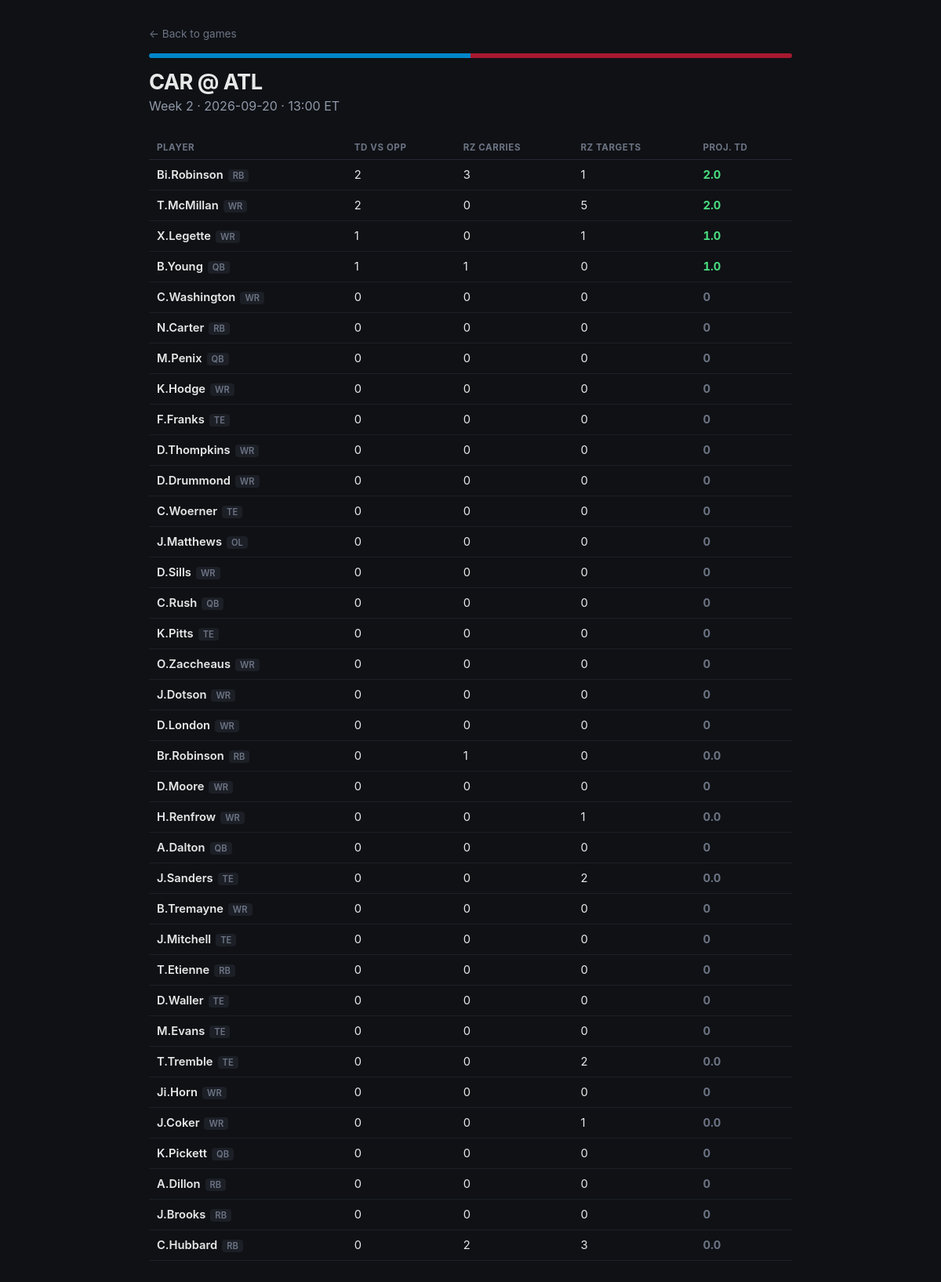
The page /game/2026_02_CAR_ATL on the database its author committed.
### tables this page shows
CREATE TABLE "schedule" (
"game_id" TEXT,
  "season" INTEGER,
  "week" INTEGER,
  "game_type" TEXT,
  "gameday" TEXT,
  "weekday" TEXT,
  "gametime" TEXT,
  "away_team" TEXT,
  "home_team" TEXT,
  "away_score" REAL,
  "home_score" REAL
);

CREATE TABLE "player_current_team" (
"player_id" TEXT,
  "player_name" TEXT,
  "current_team" TEXT,
  "games_played" INTEGER,
  "position" TEXT,
  "roster_status" TEXT,
  "full_name" TEXT
);

### app.py (the view)
@app.route("/game/<game_id>")
def game_detail(game_id):
    conn = get_connection()
    game_row = pd.read_sql("SELECT * FROM schedule WHERE game_id = ?", conn, params=(game_id,))
    if game_row.empty:
        conn.close()
        abort(404)
    game = game_row.iloc[0].to_dict()
    home_team = game["home_team"]
    away_team = game["away_team"]
    home_roster = get_team_roster(home_team, conn)
    away_roster = get_team_roster(away_team, conn)
    players = []
    for p in home_roster:
        players.append(get_player_projection(p["player_id"], p["player_name"], p["position"], away_team, conn))
    for p in away_roster:
        players.append(get_player_projection(p["player_id"], p["player_name"], p["position"], home_team, conn))
    conn.close()
    players.sort(key=lambda x: x["total_proj"], reverse=True)
    return render_template(
        "game.html",
        game=game,
        players=players,
        home_color=TEAM_COLORS.get(home_team, "#333"),
        away_color=TEAM_COLORS.get(away_team, "#333"),
    )

### app.py (called while the page is built)
def get_connection():
    return sqlite3.connect(DB_PATH)

def get_team_roster(team, conn):
    roster = pd.read_sql(
        "SELECT player_id, player_name, position FROM player_current_team WHERE current_team = ?",
        conn, params=(team,)
    )
    return roster.to_dict("records")

### templates/game.html (shortened to what this page needs)
<!DOCTYPE html>
<html lang="en">
<head>
</head>
<body>
  <div class="wrap">
    <a class="back" href="/">&larr; Back to games</a>
    <div class="header-bar">
      <span style="background: {{ away_color }};"></span>
      <span style="background: {{ home_color }};"></span>
    </div>
    <h1>{{ game.away_team }} @ {{ game.home_team }}</h1>
    <p class="meta">Week {{ game.week }} &middot; {{ game.gameday }} &middot; {{ game.gametime }} ET</p>
    {% if players|length == 0 %}
      <div class="empty">No player data found for these teams yet.</div>
    {% else %}
    <table>
      <tr>
        <th>Player</th>
        <th>TD vs Opp</th>
        <th>RZ Carries</th>
        <th>RZ Targets</th>
        <th>Proj. TD</th>
      </tr>
      {% for p in players %}
      <tr>
        <td class="player-name">{{ p.player }}<span class="pos-tag">{{ p.position }}</span></td>
        <td>{{ p.rush_td + p.rec_td }}</td>
        <td>{{ p.rz_rush_att }}</td>
        <td>{{ p.rz_targets }}</td>
        <td class="proj-cell {% if p.total_proj >= 0.5 %}proj-high{% elif p.total_proj > 0 %}proj-mid{% else %}proj-low{% endif %}">
          {{ p.total_proj }}
        </td>
      </tr>
      {% endfor %}
    </table>
    {% endif %}
  </div>
</body>
</html>

### templates/game.html (style rules this page uses)
* { box-sizing: border-box; }
body { font-family: -apple-system, "Segoe UI", Arial, sans-serif; background: #0f1115; color: #e8e8e8; margin: 0; padding: 32px 24px 60px; }
.wrap { max-width: 820px; margin: 0 auto; }
a.back { color: #6c7484; text-decoration: none; font-size: 0.85rem; }
.header-bar { height: 6px; display: flex; border-radius: 4px; overflow: hidden; margin: 16px 0 14px; }
.header-bar span { flex: 1; }
h1 { font-size: 1.7rem; margin: 0 0 4px; letter-spacing: -0.02em; }
p.meta { color: #9099a8; margin-top: 0; margin-bottom: 28px; }
table { width: 100%; border-collapse: collapse; }
th { text-align: left; font-size: 0.72rem; text-transform: uppercase; letter-spacing: 0.05em; color: #6c7484; padding: 8px 10px; border-bottom: 1px solid #262a33; }
td { padding: 10px 10px; border-bottom: 1px solid #1c1f26; font-size: 0.92rem; }
.player-name { font-weight: 600; }
.pos-tag { display: inline-block; font-size: 0.7rem; color: #6c7484; background: #1c1f26; padding: 1px 6px; border-radius: 4px; margin-left: 6px; }
.proj-cell { font-weight: 700; font-variant-numeric: tabular-nums; }
.proj-high { color: #4ade80; }
.proj-low { color: #6c7484; }

### rows shown on the page
schedule: away_team "CAR", home_team "ATL", week "2", gameday "2026-09-20", gametime "13:00"
player_current_team: player "Bi.Robinson", position "RB", rush_td "2", rz_rush_att "3", rz_targets "1", total_proj "2.0"
player_current_team: player "T.McMillan", position "WR", rush_td "2", rz_rush_att "0", rz_targets "5", total_proj "2.0"
player_current_team: player "X.Legette", position "WR", rush_td "1", rz_rush_att "0", rz_targets "1", total_proj "1.0"
player_current_team: player "B.Young", position "QB", rush_td "1", rz_rush_att "1", rz_targets "0", total_proj "1.0"
player_current_team: player "C.Washington", position "WR", rush_td "0", rz_rush_att "0", rz_targets "0", total_proj "0"
player_current_team: player "N.Carter", position "RB", rush_td "0", rz_rush_att "0", rz_targets "0", total_proj "0"
player_current_team: player "M.Penix", position "QB", rush_td "0", rz_rush_att "0", rz_targets "0", total_proj "0"
player_current_team: player "K.Hodge", position "WR", rush_td "0", rz_rush_att "0", rz_targets "0", total_proj "0"
player_current_team: player "F.Franks", position "TE", rush_td "0", rz_rush_att "0", rz_targets "0", total_proj "0"
player_current_team: player "D.Thompkins", position "WR", rush_td "0", rz_rush_att "0", rz_targets "0", total_proj "0"
player_current_team: player "D.Drummond", position "WR", rush_td "0", rz_rush_att "0", rz_targets "0", total_proj "0"
player_current_team: player "C.Woerner", position "TE", rush_td "0", rz_rush_att "0", rz_targets "0", total_proj "0"
player_current_team: player "J.Matthews", position "OL", rush_td "0", rz_rush_att "0", rz_targets "0", total_proj "0"
player_current_team: player "D.Sills", position "WR", rush_td "0", rz_rush_att "0", rz_targets "0", total_proj "0"
player_current_team: player "C.Rush", position "QB", rush_td "0", rz_rush_att "0", rz_targets "0", total_proj "0"
player_current_team: player "K.Pitts", position "TE", rush_td "0", rz_rush_att "0", rz_targets "0", total_proj "0"
player_current_team: player "O.Zaccheaus", position "WR", rush_td "0", rz_rush_att "0", rz_targets "0", total_proj "0"
player_current_team: player "J.Dotson", position "WR", rush_td "0", rz_rush_att "0", rz_targets "0", total_proj "0"
player_current_team: player "D.London", position "WR", rush_td "0", rz_rush_att "0", rz_targets "0", total_proj "0"
player_current_team: player "Br.Robinson", position "RB", rush_td "0", rz_rush_att "1", rz_targets "0", total_proj "0.0"
player_current_team: player "D.Moore", position "WR", rush_td "0", rz_rush_att "0", rz_targets "0", total_proj "0"
player_current_team: player "H.Renfrow", position "WR", rush_td "0", rz_rush_att "0", rz_targets "1", total_proj "0.0"
player_current_team: player "A.Dalton", position "QB", rush_td "0", rz_rush_att "0", rz_targets "0", total_proj "0"
player_current_team: player "J.Sanders", position "TE", rush_td "0", rz_rush_att "0", rz_targets "2", total_proj "0.0"
player_current_team: player "B.Tremayne", position "WR", rush_td "0", rz_rush_att "0", rz_targets "0", total_proj "0"
player_current_team: player "J.Mitchell", position "TE", rush_td "0", rz_rush_att "0", rz_targets "0", total_proj "0"
player_current_team: player "T.Etienne", position "RB", rush_td "0", rz_rush_att "0", rz_targets "0", total_proj "0"
player_current_team: player "D.Waller", position "TE", rush_td "0", rz_rush_att "0", rz_targets "0", total_proj "0"
player_current_team: player "M.Evans", position "TE", rush_td "0", rz_rush_att "0", rz_targets "0", total_proj "0"
player_current_team: player "T.Tremble", position "TE", rush_td "0", rz_rush_att "0", rz_targets "2", total_proj "0.0"
player_current_team: player "Ji.Horn", position "WR", rush_td "0", rz_rush_att "0", rz_targets "0", total_proj "0"
player_current_team: player "J.Coker", position "WR", rush_td "0", rz_rush_att "0", rz_targets "1", total_proj "0.0"
player_current_team: player "K.Pickett", position "QB", rush_td "0", rz_rush_att "0", rz_targets "0", total_proj "0"
player_current_team: player "A.Dillon", position "RB", rush_td "0", rz_rush_att "0", rz_targets "0", total_proj "0"
player_current_team: player "J.Brooks", position "RB", rush_td "0", rz_rush_att "0", rz_targets "0", total_proj "0"
player_current_team: player "C.Hubbard", position "RB", rush_td "0", rz_rush_att "2", rz_targets "3", total_proj "0.0"
